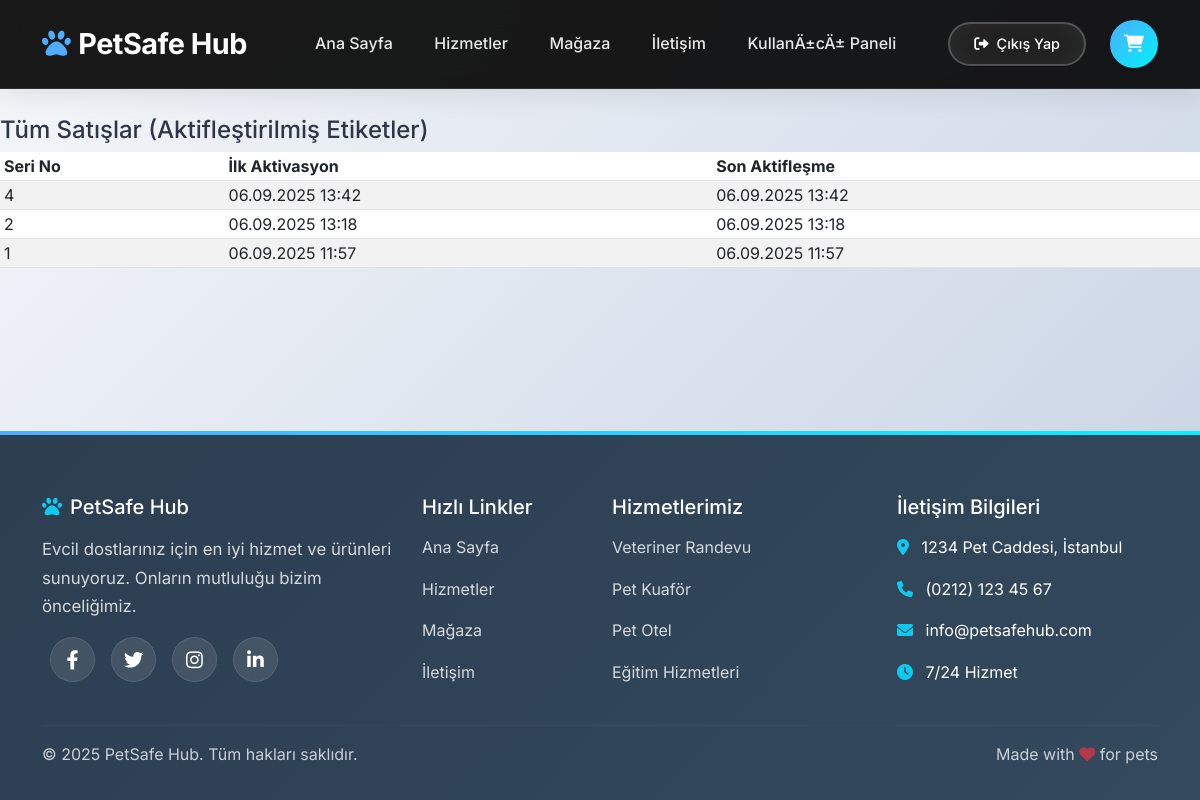
/veteriner/satislar/ (signed in), run on an earlier commit of the app's database.
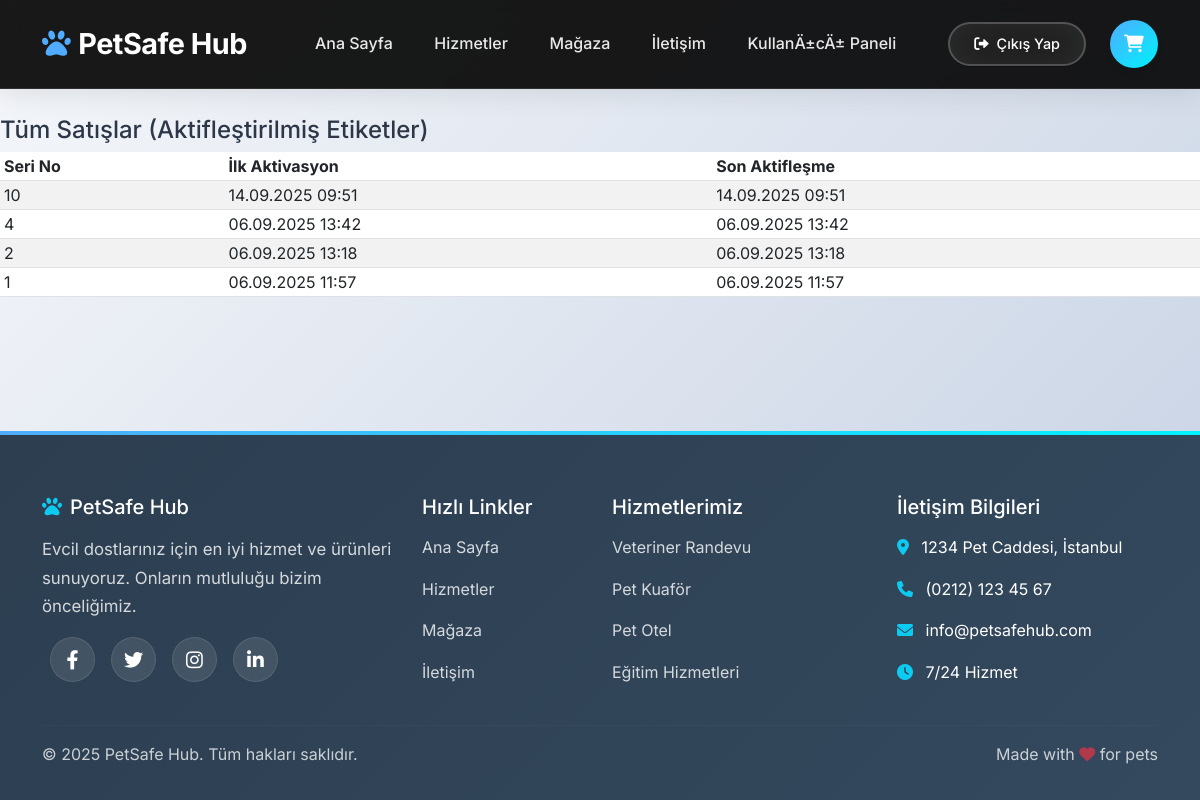
And on a later commit of the database.
### anahtarlik/models.py (models this page shows, shortened)
class Etiket(models.Model):
    etiket_id = models.UUIDField(default=uuid.uuid4, editable=False, unique=True)
    seri_numarasi = models.CharField(max_length=50, unique=True)
    evcil_hayvan = models.OneToOneField('EvcilHayvan', on_delete=models.CASCADE, null=True, blank=True)
    qr_kod_url = models.URLField(blank=True)
    aktif = models.BooleanField(default=False)
    olusturulma_tarihi = models.DateTimeField(auto_now_add=True)
    kilitli = models.BooleanField(default=False)
    kanal = models.CharField(max_length=10, choices=KANAL_SECENEKLERI)
    satici_veteriner = models.ForeignKey(
        'veteriner.Veteriner', null=True, blank=True, on_delete=models.SET_NULL, related_name='sattigi_etiketler'
    )
    satici_petshop = models.ForeignKey(
        'petshop.Petshop', null=True, blank=True, on_delete=models.SET_NULL, related_name='sattigi_etiketler'
    )
    tahsis_tarihi = models.DateTimeField(null=True, blank=True)
    first_activated_at = models.DateTimeField(null=True, blank=True)
    aktiflestiren = models.ForeignKey(
        settings.AUTH_USER_MODEL, null=True, blank=True, on_delete=models.SET_NULL, related_name='aktiflestirdigi_etiketler'
    )
    aktiflestirme_tarihi = models.DateTimeField(null=True, blank=True)
    aktivasyon_sayisi = models.PositiveIntegerField(default=0)
    class Meta:
        constraints = [
            models.CheckConstraint(
                name='etiket_vet_icin_veteriner_zorunlu',
                check=(models.Q(kanal__isnull=True) | ~models.Q(kanal=KANAL_VET) | models.Q(satici_veteriner__isnull=False))
            ),
            models.CheckConstraint(
                name='etiket_shop_icin_petshop_zorunlu',
                check=(models.Q(kanal__isnull=True) | ~models.Q(kanal=KANAL_SHOP) | models.Q(satici_petshop__isnull=False))
            ),
            models.CheckConstraint(
                name='etiket_online_icin_partner_bos',
                check=(
                    models.Q(kanal__isnull=True)
                    | ~models.Q(kanal=KANAL_ONLINE)
                    | (models.Q(satici_veteriner__isnull=True) & models.Q(satici_petshop__isnull=True))
                )
            ),
        ]

### veteriner/views.py (the view)
# urls.py: path("satislar/", views.satis_listesi, name="satis_listesi"),
@login_required
def satis_listesi(request):
    vet = getattr(request.user, 'veteriner_profili', None)
    if vet is None or not vet.il or not vet.adres_detay:
        return redirect("veteriner:veteriner_profil_tamamla")
    qs = Etiket.objects.filter(satici_veteriner=vet, kanal=KANAL_VET, aktif=True).order_by("-first_activated_at", "-aktiflestirme_tarihi")
    page_obj = Paginator(qs, 25).get_page(request.GET.get("page"))
    return render(request, "veteriner/liste_satis.html", {"page_obj": page_obj})

### courseapp/context_processors.py (called while the page is built, shortened)
def user_panel_target(request):
    try:
        user = request.user
        if not user.is_authenticated:
            return { 'user_panel_url': reverse('user_login') }
        vet = getattr(user, 'veteriner_profili', None)
        if vet is not None:
            if not vet.il or not vet.adres_detay:
                return { 'user_panel_url': reverse('veteriner:veteriner_profil_tamamla') }
            return { 'user_panel_url': reverse('veteriner:veteriner_paneli') }
    except Exception:
        try:
            return { 'user_panel_url': reverse('kullanici_paneli') }
        except Exception:
            return { 'user_panel_url': reverse('user_login') }

def sepet_ozeti(request):
    sepet = request.session.get('sepet', {})
    if isinstance(sepet, list):  # Eski liste ise dict'e çevir (hata önle)
        new_sepet = {}
        for pk in sepet:
            new_sepet[str(pk)] = new_sepet.get(str(pk), 0) + 1
        request.session['sepet'] = new_sepet
        sepet = new_sepet
    sepet_items = []
    toplam = 0
    adet = 0
    return {
        'sepet_items': sepet_items,
        'sepet_toplam': toplam,
        'sepet_adet': adet,
    }

### veteriner/templates/veteriner/liste_satis.html (shortened to what this page needs)
{% extends "ana.html" %}
{% block content %}
<h4>Tüm Satışlar (Aktifleştirilmiş Etiketler)</h4>
<table class="table table-striped table-sm">
  <thead><tr><th>Seri No</th><th>İlk Aktivasyon</th><th>Son Aktifleşme</th></tr></thead>
  <tbody>
  {% for e in page_obj %}
    <tr>
      <td>{{ e.seri_numarasi }}</td>
      <td>{{ e.first_activated_at|date:"d.m.Y H:i" }}</td>
      <td>{{ e.aktiflestirme_tarihi|date:"d.m.Y H:i" }}</td>
    </tr>
  {% empty %}
    <tr><td colspan="3" class="text-muted">Kayıt yok.</td></tr>
  {% endfor %}
  </tbody>
</table>
{% endblock %}

What changed in the data, as far as the page shows it:
now on this page (row edited): Etiket: seri_numarasi "10", first_activated_at "14.09.2025 09:51", aktiflestirme_tarihi "14.09.2025 09:51"
